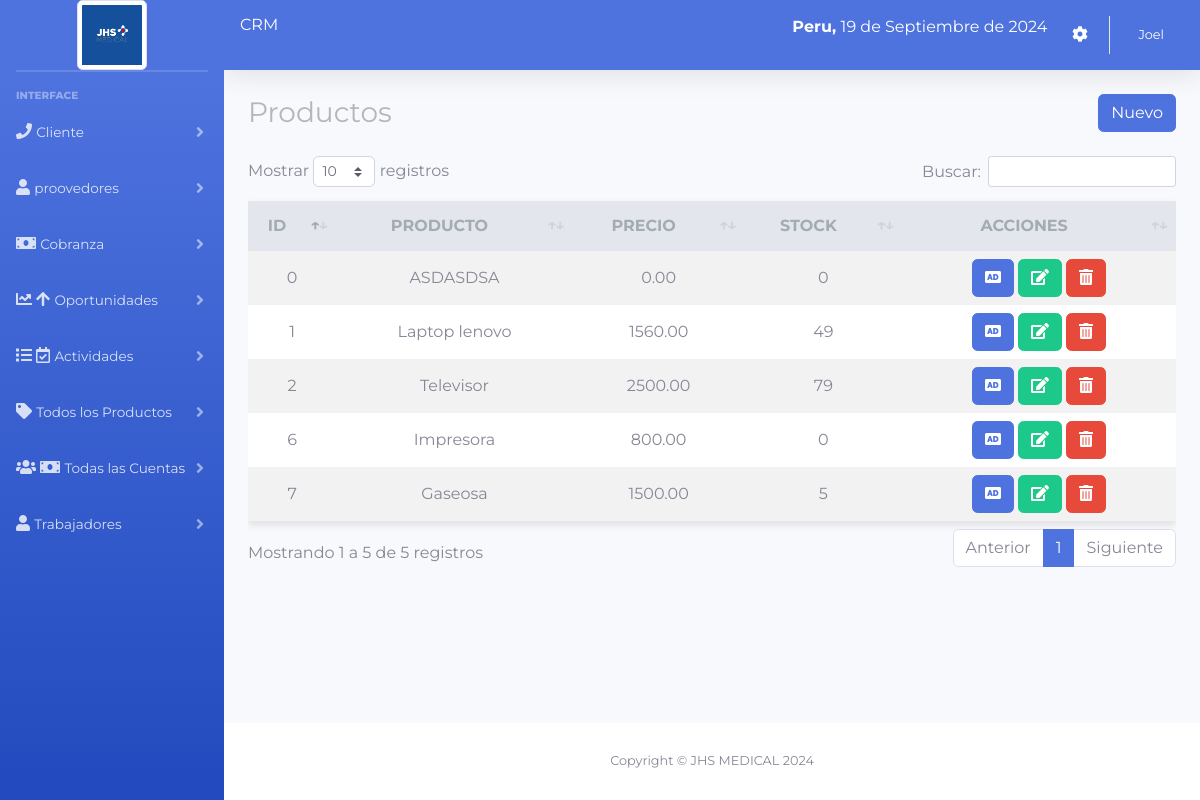
The page /sistema/lista_productos.php (signed in) on the database its author committed.
### tables this page shows
CREATE TABLE `producto` (
  `codproducto` int(11) NOT NULL,
  `descripcion` varchar(200) NOT NULL,
  `proveedor` int(11) NOT NULL,
  `precio` decimal(10,2) NOT NULL,
  `existencia` int(11) NOT NULL,
  `usuario_id` int(11) NOT NULL
);

### sistema/lista_productos.php (the view)
<?php include_once "includes/header.php"; ?>
<div class="container-fluid">
	<div class="d-sm-flex align-items-center justify-content-between mb-4">
		<h1 class="h3 mb-0 text-gray-800">Productos</h1>
		<a href="registro_producto.php" class="btn btn-primary">Nuevo</a>
	</div>
	<div class="row">
		<div class="col-lg-12">
			<div class="table-responsive">
				<table class="mi-tabla" id="table">
					<thead class="thead-dark">
						<tr>
							<th>ID</th>
							<th>PRODUCTO</th>
							<th>PRECIO</th>
							<th>STOCK</th>
							<?php if ($_SESSION['rol'] == 1) { ?>
							<th>ACCIONES</th>
							<?php } ?>
						</tr>
					</thead>
					<tbody>
						<?php
						include "../conexion.php";
						$query = mysqli_query($conexion, "SELECT * FROM producto");
						$result = mysqli_num_rows($query);
						if ($result > 0) {
							while ($data = mysqli_fetch_assoc($query)) { ?>
								<tr>
									<td><?php echo $data['codproducto']; ?></td>
									<td><?php echo $data['descripcion']; ?></td>
									<td><?php echo $data['precio']; ?></td>
									<td><?php echo $data['existencia']; ?></td>
										<?php if ($_SESSION['rol'] == 1) { ?>
									<td>
										<a href="agregar_producto.php?id=<?php echo $data['codproducto']; ?>" class="btn btn-primary"><i class='fas fa-audio-description'></i></a>
										<a href="editar_producto.php?id=<?php echo $data['codproducto']; ?>" class="btn btn-success"><i class='fas fa-edit'></i></a>
										<form action="eliminar_producto.php?id=<?php echo $data['codproducto']; ?>" method="post" class="confirmar d-inline">
											<button class="btn btn-danger" type="submit"><i class='fas fa-trash-alt'></i> </button>
										</form>
									</td>
										<?php } ?>
								</tr>
						<?php }
						} ?>
					</tbody>
				</table>
			</div>
		</div>
	</div>
</div>
</div>
<?php include_once "includes/footer.php"; ?>

### sistema/includes/header.php (style rules this page uses)
body { font-family: 'Montserrat', sans-serif; }
.mi-tabla { border-collapse: collapse; width: 100%; max-width: 800px; margin: 0 auto; background-color: #ffffff; box-shadow: 0px 4px 8px rgba(0, 0, 0, 0.1); }
.mi-tabla th { background-color: #e3e6ed; color: #a3abb3; font-weight: bold; height: 50px; text-align: center; }
.mi-tabla td { padding: 8px; text-align: center; }
.mi-tabla tr:nth-child(odd) { background-color: #f2f2f2; }

### sistema/includes/footer.php (style rules this page uses)
* { margin: 0; padding: 0; box-sizing: border-box; font-family: 'Montserrat', sans-serif; }

### rows shown on the page
producto: codproducto "1", descripcion "Laptop lenovo", precio "1560.00", existencia "49"
producto: codproducto "2", descripcion "Televisor", precio "2500.00", existencia "79"
producto: codproducto "6", descripcion "Impresora", precio "800.00", existencia "0"
producto: codproducto "7", descripcion "Gaseosa", precio "1500.00", existencia "5"
producto: codproducto "0", descripcion "ASDASDSA", precio "0.00", existencia "0"

### other values the page prints
fechaPeru() "19 de Septiembre de 2024"
$_SESSION['nombre'] "Joel"
